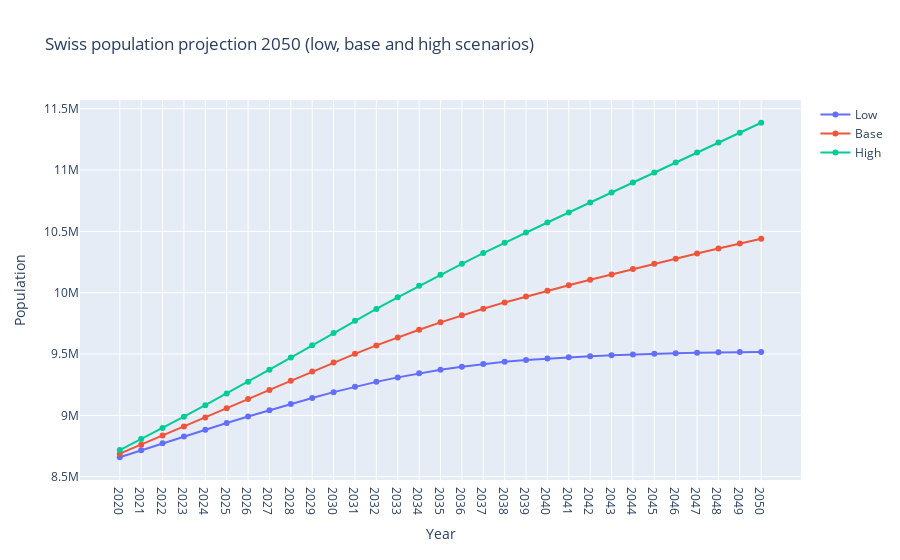

Notebook code cell kept with this figure:
### Code cell
# plot the low, base and high scenarios for Switzerland (no summation)
# show low on blue, base on green and high on orange
# y axis ticks in tenths of millions




fig = go.Figure()
fig.add_trace(go.Scatter(x=df_low.columns[1:], y=df_low[df_low['Entity']=='Schweiz'].values[0][1:], mode='lines+markers', name='Low', fillcolor='blue'))
fig.add_trace(go.Scatter(x=df_base.columns[1:], y=df_base[df_base['Entity']=='Schweiz'].values[0][1:], mode='lines+markers', name='Base', fillcolor='green'))
fig.add_trace(go.Scatter(x=df_high.columns[1:], y=df_high[df_high['Entity']=='Schweiz'].values[0][1:], mode='lines+markers', name='High', fillcolor='orange'))
fig.update_layout(title='Swiss population projection 2050 (low, base and high scenarios)', xaxis_title='Year', yaxis_title='Population')
fig.show()

### Figure 1 — Plotly figure (JSON) as saved in the notebook; plotly's stock layout.template omitted (floating-point values rounded to 4 significant figures)
{"data": [{"fillcolor": "blue", "mode": "lines+markers", "name": "Low", "type": "scatter", "x": ["2020", "2021", "2022", "2023", "2024", "2025", "2026", "2027", "2028", "2029", "2030", "2031", "2032", "2033", "2034", "2035", "2036", "2037", "2038", "2039", "2040", "2041", "2042", "2043", "2044", "2045", "2046", "2047", "2048", "2049", "2050"], "y": [8658685, 8715702, 8772405, 8828459, 8883708, 8937899, 8990980, 9042737, 9093134, 9142022, 9189377, 9233184, 9273323, 9309802, 9342609, 9371712, 9397208, 9419019, 9437326, 9452077, 9463496, 9473520, 9482381, 9490106, 9496793, 9502456, 9507185, 9510945, 9513848, 9515847, 9516929]}, {"fillcolor": "green", "mode": "lines+markers", "name": "Base", "type": "scatter", "x": ["2020", "2021", "2022", "2023", "2024", "2025", "2026", "2027", "2028", "2029", "2030", "2031", "2032", "2033", "2034", "2035", "2036", "2037", "2038", "2039", "2040", "2041", "2042", "2043", "2044", "2045", "2046", "2047", "2048", "2049", "2050"], "y": [8688215, 8761372, 8835055, 8909158, 8983636, 9058337, 9133068, 9207787, 9282395, 9356906, 9430802, 9501974, 9570326, 9635883, 9698634, 9758502, 9815503, 9869668, 9921023, 9969581, 10015412, 10060549, 10105091, 10149020, 10192430, 10235269, 10277529, 10319243, 10360335, 10400834, 10440621]}, {"fillcolor": "orange", "mode": "lines+markers", "name": "High", "type": "scatter", "x": ["2020", "2021", "2022", "2023", "2024", "2025", "2026", "2027", "2028", "2029", "2030", "2031", "2032", "2033", "2034", "2035", "2036", "2037", "2038", "2039", "2040", "2041", "2042", "2043", "2044", "2045", "2046", "2047", "2048", "2049", "2050"], "y": [8717536, 8806623, 8897327, 8989547, 9083231, 9178304, 9274742, 9372488, 9471460, 9571707, 9672213, 9770953, 9867836, 9962772, 10055834, 10146930, 10236048, 10323156, 10408280, 10491456, 10572632, 10653896, 10735220, 10816609, 10898144, 10979651, 11061193, 11142621, 11223935, 11304931, 11385661]}], "layout": {"title": {"text": "Swiss population projection 2050 (low, base and high scenarios)"}, "xaxis": {"title": {"text": "Year"}}, "yaxis": {"title": {"text": "Population"}}}}
